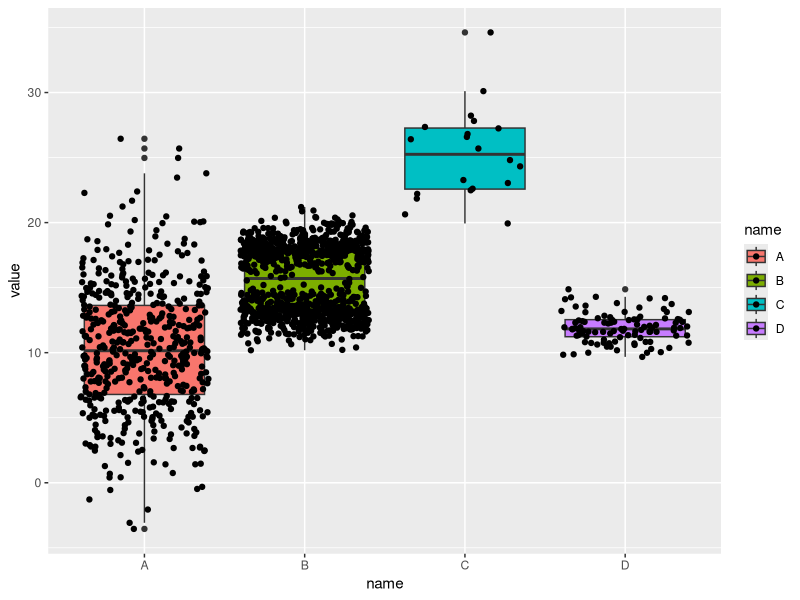
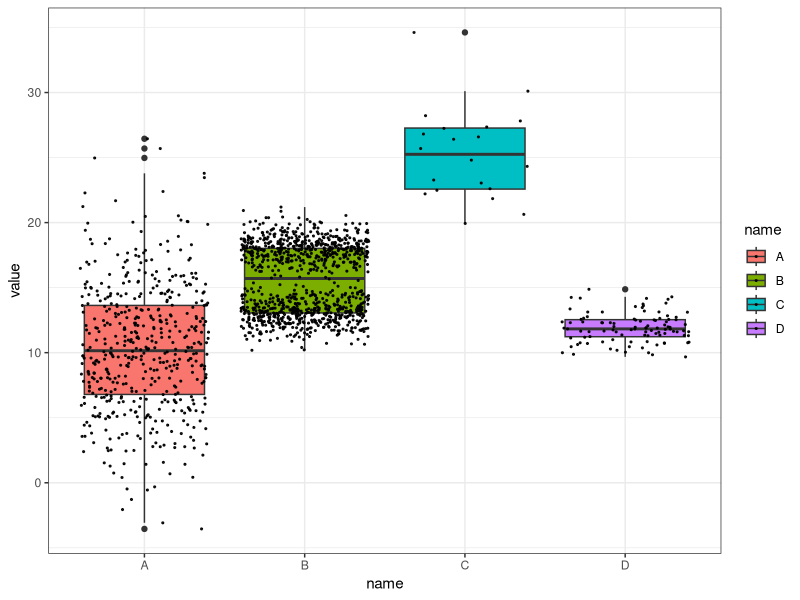

These figures' R source, in order:
## ---- chunk 1
library(here)
library(dplyr)
library(readr)
library(magrittr)
library(tidyr)
library(stringr)
library(ggplot2)
## ---- chunk 2

## ---- chunk 3
knitr::include_graphics("https://socviz.co/dataviz-pdfl_files/figure-html4/ch-01-anscombe-1.png")
## ---- chunk 4
knitr::include_graphics("https://apreshill.github.io/ohsu-biodatavis/slides_files/figure-html/bar1-1.png")
## ---- chunk 5
knitr::include_graphics("https://apreshill.github.io/ohsu-biodatavis/slides_files/figure-html/bar8-1.png")
## ---- chunk 6
# create a dataset
data <- data.frame(
  name=c( rep("A",500), rep("B",500), rep("B",500), rep("C",20), rep('D', 100)  ),
  value=c( rnorm(500, 10, 5), rnorm(500, 13, 1), rnorm(500, 18, 1), rnorm(20, 25, 4), rnorm(100, 12, 1) )
) %>% 
  as_tibble()
## ---- chunk 7
data
## ---- chunk 8
data %>%
  ggplot(aes(x = name, y = value, fill = name)) +
    geom_boxplot() +
    geom_jitter()
## ---- chunk 9

## ---- chunk 10

## ---- chunk 11
data %>%
  ggplot(aes(x = name, y = value, fill = name)) +
    geom_boxplot() +
    geom_jitter(color="black", size=0.4, alpha=0.9) +
    theme(
      legend.position="none",
      plot.title = element_text(size=11)
    ) +
  theme_bw()
## ---- chunk 12

